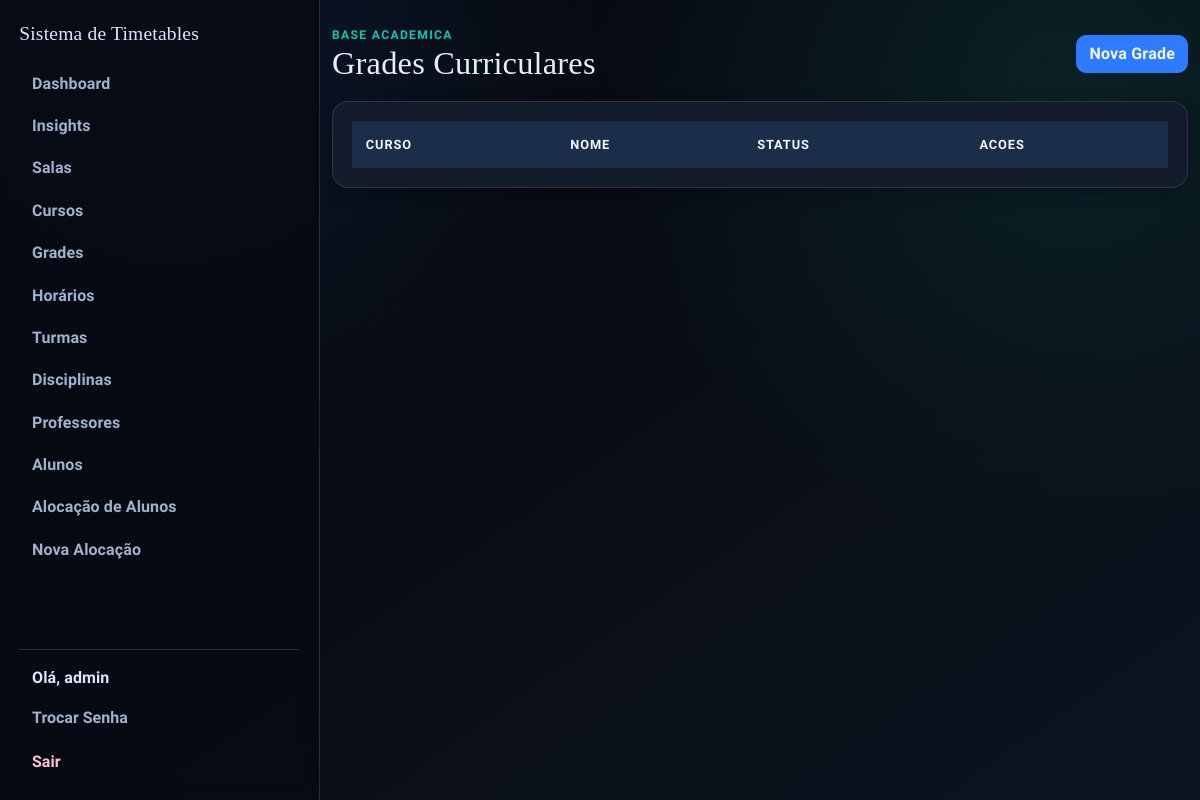
The app's page /grades (signed in), older data.
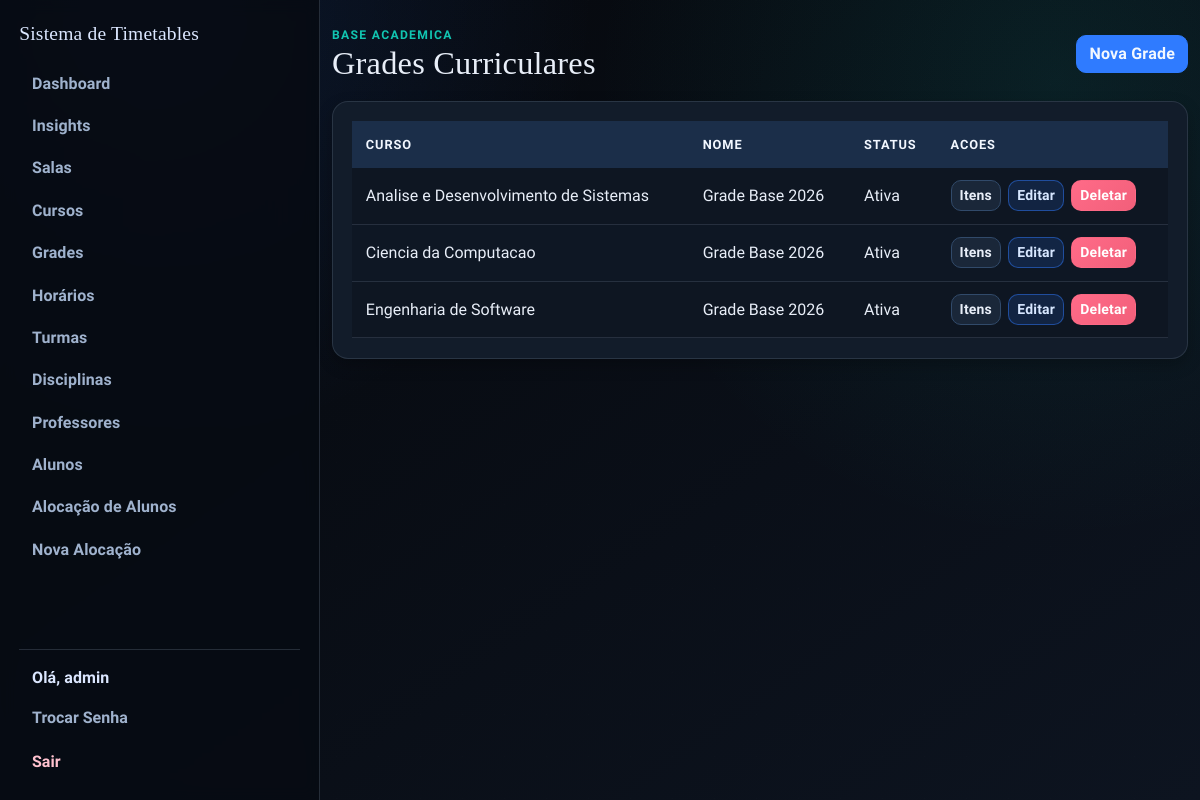
The same page, newer data.
### app/models.py (models this page shows)
class GradeCurricular(db.Model):
    id = db.Column(db.Integer, primary_key=True)
    nome = db.Column(db.String(120), nullable=False)
    curso_id = db.Column(db.Integer, db.ForeignKey("curso.id"), nullable=False)
    ativa = db.Column(db.Boolean, nullable=False, default=True)
    curso = db.relationship("Curso", backref=db.backref("grades_curriculares", lazy="select"))
    __table_args__ = (
        db.UniqueConstraint("curso_id", "nome", name="unique_grade_por_curso"),
    )

class Curso(db.Model):
    id = db.Column(db.Integer, primary_key=True)
    nome = db.Column(db.String(120), nullable=False, unique=True)
    codigo = db.Column(db.String(20), nullable=False, unique=True)
    quantidade_periodos = db.Column(db.Integer, nullable=False, default=8)
    ativo = db.Column(db.Boolean, nullable=False, default=True)

### app/routes/admin.py (the view)
@bp.route("/grades")
@login_required
@admin_required
def grades():
    grades = (
        GradeCurricular.query.options(joinedload(GradeCurricular.curso))
        .order_by(GradeCurricular.id.desc())
        .all()
    )
    delete_form = DeleteForm()
    return render_template("grades.html", grades=grades, delete_form=delete_form)

### app/models.py (called while the page is built)
@login_manager.user_loader
def load_user(user_id):
    return db.session.get(User, int(user_id))

    def is_admin(self):
        return self.role == 'admin'

### app/routes/helpers.py (called while the page is built)
def admin_required_redirect():
    if getattr(current_user, "is_authenticated", False) and current_user.is_admin():
        return None
    flash("Acesso restrito ao administrador.", "danger")
    return redirect(url_for("main.index"))

def admin_required(view_func):
    @wraps(view_func)
    def wrapper(*args, **kwargs):
        guard = admin_required_redirect()
        if guard:
            return guard
        return view_func(*args, **kwargs)
    return wrapper

### templates/grades.html (shortened to what this page needs)
{% extends "base.html" %}
{% block content %}
<section class="stagger-in">
  <div class="page-head">
    <div>
      <p class="eyebrow">Base Academica</p>
      <h1>Grades Curriculares</h1>
    </div>
    <a href="{{ url_for('main.new_grade') }}" class="btn btn-primary">Nova Grade</a>
  </div>
  <div class="surface table-shell">
    <div class="table-responsive">
      <table class="table">
        <thead>
          <tr>
            <th>Curso</th>
            <th>Nome</th>
            <th>Status</th>
            <th>Acoes</th>
          </tr>
        </thead>
        <tbody>
          {% for grade in grades %}
          <tr>
            <td>{{ grade.curso.nome if grade.curso else 'Curso removido' }}</td>
            <td>{{ grade.nome }}</td>
            <td>{{ 'Ativa' if grade.ativa else 'Inativa' }}</td>
            <td class="actions-cell">
              <a href="{{ url_for('main.grade_items', grade_id=grade.id) }}" class="btn btn-sm btn-secondary">Itens</a>
              <a href="{{ url_for('main.edit_grade', id=grade.id) }}" class="btn btn-sm btn-edit">Editar</a>
              <form
                method="POST"
                action="{{ url_for('main.delete_grade', id=grade.id) }}"
                class="d-inline"
                onsubmit="return confirm('Tem certeza que deseja deletar esta grade?');"
              >
                <button type="submit" class="btn btn-sm btn-danger">Deletar</button>
              </form>
            </td>
          </tr>
          {% endfor %}
        </tbody>
      </table>
    </div>
  </div>
</section>
{% endblock %}

Row changes from the older to the newer data that the page shows:
added GradeCurricular: curso "Analise e Desenvolvimento de Sistemas", nome "Grade Base 2026", ativa "Ativa"
added GradeCurricular: curso "Ciencia da Computacao", nome "Grade Base 2026", ativa "Ativa"
added GradeCurricular: curso "Engenharia de Software", nome "Grade Base 2026", ativa "Ativa"
